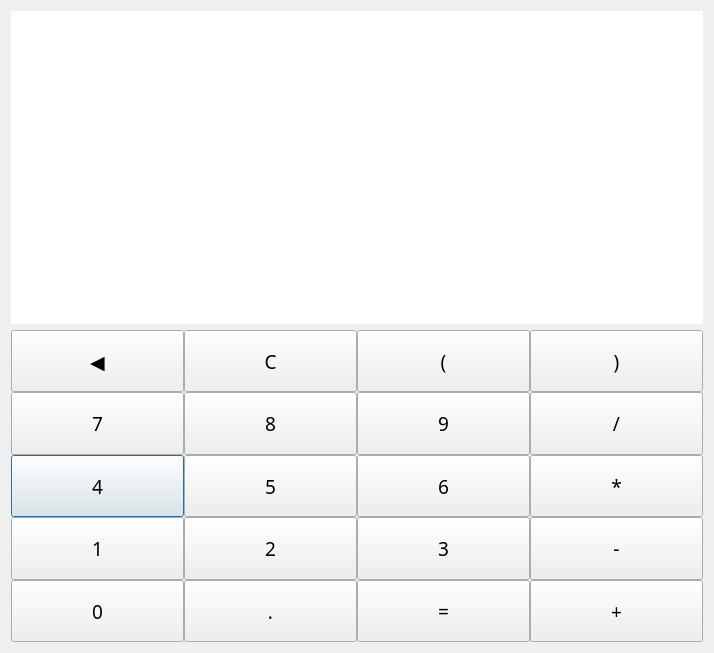
<?xml version="1.0" encoding="UTF-8"?>
<ui version="4.0">
 <class>Dialog</class>
 <widget class="QDialog" name="Dialog">
  <property name="geometry">
   <rect>
    <x>0</x>
    <y>0</y>
    <width>714</width>
    <height>653</height>
   </rect>
  </property>
  <property name="windowTitle">
   <string>Dialog</string>
  </property>
  <layout class="QGridLayout" name="gridLayout">
   <item row="0" column="0">
    <layout class="QVBoxLayout" name="verticalLayout">
     <property name="spacing">
      <number>0</number>
     </property>
     <item>
      <widget class="QLineEdit" name="lineEdit_2">
       <property name="sizePolicy">
        <sizepolicy hsizetype="Minimum" vsizetype="Minimum">
         <horstretch>0</horstretch>
         <verstretch>0</verstretch>
        </sizepolicy>
       </property>
       <property name="font">
        <font>
         <family>Old English Text MT</family>
         <pointsize>28</pointsize>
        </font>
       </property>
       <property name="text">
        <string/>
       </property>
       <property name="frame">
        <bool>false</bool>
       </property>
       <property name="readOnly">
        <bool>true</bool>
       </property>
      </widget>
     </item>
     <item>
      <widget class="QLineEdit" name="lineEdit_1">
       <property name="sizePolicy">
        <sizepolicy hsizetype="Minimum" vsizetype="Minimum">
         <horstretch>0</horstretch>
         <verstretch>0</verstretch>
        </sizepolicy>
       </property>
       <property name="font">
        <font>
         <family>Vivaldi</family>
         <pointsize>28</pointsize>
         <italic>true</italic>
        </font>
       </property>
       <property name="tabletTracking">
        <bool>false</bool>
       </property>
       <property name="autoFillBackground">
        <bool>false</bool>
       </property>
       <property name="text">
        <string/>
       </property>
       <property name="frame">
        <bool>false</bool>
       </property>
       <property name="alignment">
        <set>Qt::AlignJustify|Qt::AlignTop</set>
       </property>
       <property name="dragEnabled">
        <bool>false</bool>
       </property>
       <property name="readOnly">
        <bool>true</bool>
       </property>
      </widget>
     </item>
    </layout>
   </item>
   <item row="1" column="0">
    <layout class="QGridLayout" name="gridLayout_2">
     <property name="spacing">
      <number>0</number>
     </property>
     <item row="2" column="0">
      <widget class="QPushButton" name="pushButton_9">
       <property name="sizePolicy">
        <sizepolicy hsizetype="Minimum" vsizetype="Minimum">
         <horstretch>0</horstretch>
         <verstretch>0</verstretch>
        </sizepolicy>
       </property>
       <property name="font">
        <font>
         <family>휴먼모음T</family>
         <pointsize>14</pointsize>
        </font>
       </property>
       <property name="autoFillBackground">
        <bool>false</bool>
       </property>
       <property name="text">
        <string>4</string>
       </property>
       <property name="checkable">
        <bool>false</bool>
       </property>
       <property name="flat">
        <bool>false</bool>
       </property>
      </widget>
     </item>
     <item row="2" column="3">
      <widget class="QPushButton" name="pushButton_12">
       <property name="sizePolicy">
        <sizepolicy hsizetype="Minimum" vsizetype="Minimum">
         <horstretch>0</horstretch>
         <verstretch>0</verstretch>
        </sizepolicy>
       </property>
       <property name="font">
        <font>
         <family>휴먼모음T</family>
         <pointsize>14</pointsize>
        </font>
       </property>
       <property name="autoFillBackground">
        <bool>false</bool>
       </property>
       <property name="text">
        <string>*</string>
       </property>
       <property name="checkable">
        <bool>false</bool>
       </property>
       <property name="flat">
        <bool>false</bool>
       </property>
      </widget>
     </item>
     <item row="2" column="1">
      <widget class="QPushButton" name="pushButton_10">
       <property name="sizePolicy">
        <sizepolicy hsizetype="Minimum" vsizetype="Minimum">
         <horstretch>0</horstretch>
         <verstretch>0</verstretch>
        </sizepolicy>
       </property>
       <property name="font">
        <font>
         <family>휴먼모음T</family>
         <pointsize>14</pointsize>
        </font>
       </property>
       <property name="autoFillBackground">
        <bool>false</bool>
       </property>
       <property name="text">
        <string>5</string>
       </property>
       <property name="checkable">
        <bool>false</bool>
       </property>
       <property name="flat">
        <bool>false</bool>
       </property>
      </widget>
     </item>
     <item row="0" column="2">
      <widget class="QPushButton" name="pushButton_3">
       <property name="sizePolicy">
        <sizepolicy hsizetype="Minimum" vsizetype="Minimum">
         <horstretch>0</horstretch>
         <verstretch>0</verstretch>
        </sizepolicy>
       </property>
       <property name="font">
        <font>
         <family>휴먼모음T</family>
         <pointsize>14</pointsize>
        </font>
       </property>
       <property name="autoFillBackground">
        <bool>false</bool>
       </property>
       <property name="text">
        <string>(</string>
       </property>
       <property name="checkable">
        <bool>false</bool>
       </property>
       <property name="flat">
        <bool>false</bool>
       </property>
      </widget>
     </item>
     <item row="1" column="2">
      <widget class="QPushButton" name="pushButton_7">
       <property name="sizePolicy">
        <sizepolicy hsizetype="Minimum" vsizetype="Minimum">
         <horstretch>0</horstretch>
         <verstretch>0</verstretch>
        </sizepolicy>
       </property>
       <property name="font">
        <font>
         <family>휴먼모음T</family>
         <pointsize>14</pointsize>
        </font>
       </property>
       <property name="autoFillBackground">
        <bool>false</bool>
       </property>
       <property name="text">
        <string>9</string>
       </property>
       <property name="checkable">
        <bool>false</bool>
       </property>
       <property name="flat">
        <bool>false</bool>
       </property>
      </widget>
     </item>
     <item row="2" column="2">
      <widget class="QPushButton" name="pushButton_11">
       <property name="sizePolicy">
        <sizepolicy hsizetype="Minimum" vsizetype="Minimum">
         <horstretch>0</horstretch>
         <verstretch>0</verstretch>
        </sizepolicy>
       </property>
       <property name="font">
        <font>
         <family>휴먼모음T</family>
         <pointsize>14</pointsize>
        </font>
       </property>
       <property name="autoFillBackground">
        <bool>false</bool>
       </property>
       <property name="text">
        <string>6</string>
       </property>
       <property name="checkable">
        <bool>false</bool>
       </property>
       <property name="flat">
        <bool>false</bool>
       </property>
      </widget>
     </item>
     <item row="0" column="0">
      <widget class="QPushButton" name="pushButton_1">
       <property name="sizePolicy">
        <sizepolicy hsizetype="Minimum" vsizetype="Minimum">
         <horstretch>0</horstretch>
         <verstretch>0</verstretch>
        </sizepolicy>
       </property>
       <property name="font">
        <font>
         <family>휴먼모음T</family>
         <pointsize>14</pointsize>
        </font>
       </property>
       <property name="autoFillBackground">
        <bool>false</bool>
       </property>
       <property name="text">
        <string>◀</string>
       </property>
       <property name="shortcut">
        <string/>
       </property>
       <property name="checkable">
        <bool>false</bool>
       </property>
       <property name="flat">
        <bool>false</bool>
       </property>
      </widget>
     </item>
     <item row="1" column="0">
      <widget class="QPushButton" name="pushButton_5">
       <property name="sizePolicy">
        <sizepolicy hsizetype="Minimum" vsizetype="Minimum">
         <horstretch>0</horstretch>
         <verstretch>0</verstretch>
        </sizepolicy>
       </property>
       <property name="font">
        <font>
         <family>휴먼모음T</family>
         <pointsize>14</pointsize>
        </font>
       </property>
       <property name="autoFillBackground">
        <bool>false</bool>
       </property>
       <property name="text">
        <string>7</string>
       </property>
       <property name="checkable">
        <bool>false</bool>
       </property>
       <property name="flat">
        <bool>false</bool>
       </property>
      </widget>
     </item>
     <item row="3" column="3">
      <widget class="QPushButton" name="pushButton_16">
       <property name="sizePolicy">
        <sizepolicy hsizetype="Minimum" vsizetype="Minimum">
         <horstretch>0</horstretch>
         <verstretch>0</verstretch>
        </sizepolicy>
       </property>
       <property name="font">
        <font>
         <family>휴먼모음T</family>
         <pointsize>14</pointsize>
        </font>
       </property>
       <property name="autoFillBackground">
        <bool>false</bool>
       </property>
       <property name="text">
        <string>-</string>
       </property>
       <property name="checkable">
        <bool>false</bool>
       </property>
       <property name="flat">
        <bool>false</bool>
       </property>
      </widget>
     </item>
     <item row="3" column="0">
      <widget class="QPushButton" name="pushButton_13">
       <property name="sizePolicy">
        <sizepolicy hsizetype="Minimum" vsizetype="Minimum">
         <horstretch>0</horstretch>
         <verstretch>0</verstretch>
        </sizepolicy>
       </property>
       <property name="font">
        <font>
         <family>휴먼모음T</family>
         <pointsize>14</pointsize>
        </font>
       </property>
       <property name="autoFillBackground">
        <bool>false</bool>
       </property>
       <property name="text">
        <string>1</string>
       </property>
       <property name="checkable">
        <bool>false</bool>
       </property>
       <property name="flat">
        <bool>false</bool>
       </property>
      </widget>
     </item>
     <item row="3" column="2">
      <widget class="QPushButton" name="pushButton_15">
       <property name="sizePolicy">
        <sizepolicy hsizetype="Minimum" vsizetype="Minimum">
         <horstretch>0</horstretch>
         <verstretch>0</verstretch>
        </sizepolicy>
       </property>
       <property name="font">
        <font>
         <family>휴먼모음T</family>
         <pointsize>14</pointsize>
        </font>
       </property>
       <property name="autoFillBackground">
        <bool>false</bool>
       </property>
       <property name="text">
        <string>3</string>
       </property>
       <property name="checkable">
        <bool>false</bool>
       </property>
       <property name="flat">
        <bool>false</bool>
       </property>
      </widget>
     </item>
     <item row="3" column="1">
      <widget class="QPushButton" name="pushButton_14">
       <property name="sizePolicy">
        <sizepolicy hsizetype="Minimum" vsizetype="Minimum">
         <horstretch>0</horstretch>
         <verstretch>0</verstretch>
        </sizepolicy>
       </property>
       <property name="font">
        <font>
         <family>휴먼모음T</family>
         <pointsize>14</pointsize>
        </font>
       </property>
       <property name="autoFillBackground">
        <bool>false</bool>
       </property>
       <property name="text">
        <string>2</string>
       </property>
       <property name="checkable">
        <bool>false</bool>
       </property>
       <property name="flat">
        <bool>false</bool>
       </property>
      </widget>
     </item>
     <item row="0" column="1">
      <widget class="QPushButton" name="pushButton_2">
       <property name="sizePolicy">
        <sizepolicy hsizetype="Minimum" vsizetype="Minimum">
         <horstretch>0</horstretch>
         <verstretch>0</verstretch>
        </sizepolicy>
       </property>
       <property name="font">
        <font>
         <family>휴먼모음T</family>
         <pointsize>14</pointsize>
        </font>
       </property>
       <property name="autoFillBackground">
        <bool>false</bool>
       </property>
       <property name="text">
        <string>C</string>
       </property>
       <property name="checkable">
        <bool>false</bool>
       </property>
       <property name="flat">
        <bool>false</bool>
       </property>
      </widget>
     </item>
     <item row="1" column="1">
      <widget class="QPushButton" name="pushButton_6">
       <property name="sizePolicy">
        <sizepolicy hsizetype="Minimum" vsizetype="Minimum">
         <horstretch>0</horstretch>
         <verstretch>0</verstretch>
        </sizepolicy>
       </property>
       <property name="font">
        <font>
         <family>휴먼모음T</family>
         <pointsize>14</pointsize>
        </font>
       </property>
       <property name="autoFillBackground">
        <bool>false</bool>
       </property>
       <property name="text">
        <string>8</string>
       </property>
       <property name="checkable">
        <bool>false</bool>
       </property>
       <property name="flat">
        <bool>false</bool>
       </property>
      </widget>
     </item>
     <item row="0" column="3">
      <widget class="QPushButton" name="pushButton_4">
       <property name="sizePolicy">
        <sizepolicy hsizetype="Minimum" vsizetype="Minimum">
         <horstretch>0</horstretch>
         <verstretch>0</verstretch>
        </sizepolicy>
       </property>
       <property name="font">
        <font>
         <family>휴먼모음T</family>
         <pointsize>14</pointsize>
        </font>
       </property>
       <property name="autoFillBackground">
        <bool>false</bool>
       </property>
       <property name="text">
        <string>)</string>
       </property>
       <property name="checkable">
        <bool>false</bool>
       </property>
       <property name="flat">
        <bool>false</bool>
       </property>
      </widget>
     </item>
     <item row="1" column="3">
      <widget class="QPushButton" name="pushButton_8">
       <property name="sizePolicy">
        <sizepolicy hsizetype="Minimum" vsizetype="Minimum">
         <horstretch>0</horstretch>
         <verstretch>0</verstretch>
        </sizepolicy>
       </property>
       <property name="font">
        <font>
         <family>휴먼모음T</family>
         <pointsize>14</pointsize>
        </font>
       </property>
       <property name="autoFillBackground">
        <bool>false</bool>
       </property>
       <property name="text">
        <string>/</string>
       </property>
       <property name="checkable">
        <bool>false</bool>
       </property>
       <property name="flat">
        <bool>false</bool>
       </property>
      </widget>
     </item>
     <item row="4" column="0">
      <widget class="QPushButton" name="pushButton_17">
       <property name="sizePolicy">
        <sizepolicy hsizetype="Minimum" vsizetype="Minimum">
         <horstretch>0</horstretch>
         <verstretch>0</verstretch>
        </sizepolicy>
       </property>
       <property name="font">
        <font>
         <family>휴먼모음T</family>
         <pointsize>14</pointsize>
        </font>
       </property>
       <property name="autoFillBackground">
        <bool>false</bool>
       </property>
       <property name="text">
        <string>0</string>
       </property>
       <property name="checkable">
        <bool>false</bool>
       </property>
       <property name="flat">
        <bool>false</bool>
       </property>
      </widget>
     </item>
     <item row="4" column="1">
      <widget class="QPushButton" name="pushButton_18">
       <property name="sizePolicy">
        <sizepolicy hsizetype="Minimum" vsizetype="Minimum">
         <horstretch>0</horstretch>
         <verstretch>0</verstretch>
        </sizepolicy>
       </property>
       <property name="font">
        <font>
         <family>휴먼모음T</family>
         <pointsize>14</pointsize>
        </font>
       </property>
       <property name="autoFillBackground">
        <bool>false</bool>
       </property>
       <property name="text">
        <string>.</string>
       </property>
       <property name="checkable">
        <bool>false</bool>
       </property>
       <property name="flat">
        <bool>false</bool>
       </property>
      </widget>
     </item>
     <item row="4" column="2">
      <widget class="QPushButton" name="pushButton_19">
       <property name="sizePolicy">
        <sizepolicy hsizetype="Minimum" vsizetype="Minimum">
         <horstretch>0</horstretch>
         <verstretch>0</verstretch>
        </sizepolicy>
       </property>
       <property name="font">
        <font>
         <family>휴먼모음T</family>
         <pointsize>14</pointsize>
        </font>
       </property>
       <property name="autoFillBackground">
        <bool>false</bool>
       </property>
       <property name="text">
        <string>=</string>
       </property>
       <property name="checkable">
        <bool>false</bool>
       </property>
       <property name="flat">
        <bool>false</bool>
       </property>
      </widget>
     </item>
     <item row="4" column="3">
      <widget class="QPushButton" name="pushButton_20">
       <property name="sizePolicy">
        <sizepolicy hsizetype="Minimum" vsizetype="Minimum">
         <horstretch>0</horstretch>
         <verstretch>0</verstretch>
        </sizepolicy>
       </property>
       <property name="font">
        <font>
         <family>휴먼모음T</family>
         <pointsize>14</pointsize>
        </font>
       </property>
       <property name="autoFillBackground">
        <bool>false</bool>
       </property>
       <property name="text">
        <string>+</string>
       </property>
       <property name="checkable">
        <bool>false</bool>
       </property>
       <property name="flat">
        <bool>false</bool>
       </property>
      </widget>
     </item>
    </layout>
   </item>
  </layout>
 </widget>
 <resources/>
 <connections/>
</ui>
